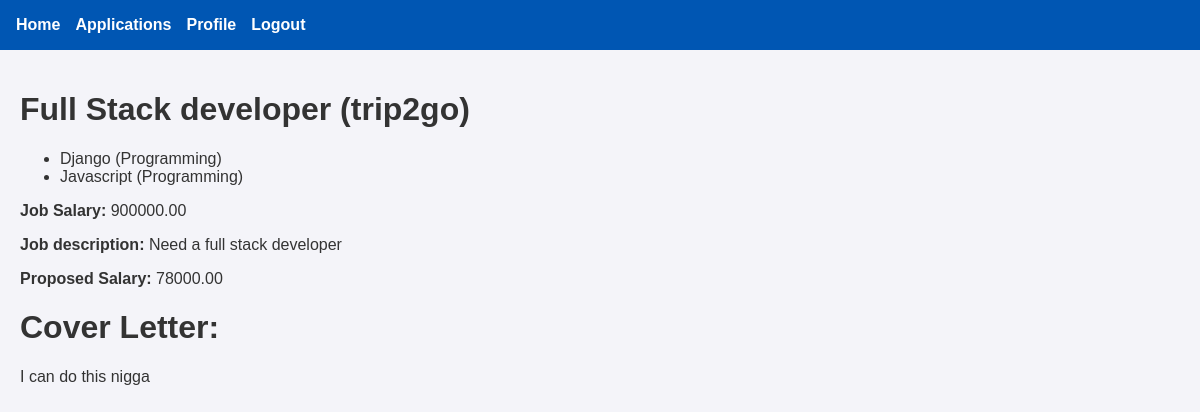
The page /my_application_detail/8 (signed in) on the database its author committed.
### recruiter/models.py (models this page shows, shortened)
class TimeStampedModel(models.Model):
    created_at = models.DateTimeField(auto_now_add=True, db_index=True)
    updated_at = models.DateTimeField(auto_now=True)
    class Meta:
        abstract = True

class Application(TimeStampedModel):
    STATUS_CHOICES = [
        ('applied', 'Applied'),
        ('reviewing', 'Under Review'),
        ('rejected', 'Rejected'),
        ('withdrawn', 'Withdrawn'),
        ('accepted', 'Accepted'),
    ]
    applicant = models.ForeignKey(
        ApplicantProfile,
        on_delete=models.CASCADE,
        related_name="applications"
    )
    job = models.ForeignKey(
        Post,
        on_delete=models.CASCADE,
        related_name="applications",
        limit_choices_to={'post_type': 'job', 'status': 'published'}
    )
    status = models.CharField(
        max_length=20,
        choices=STATUS_CHOICES,
        default='applied',
        db_index=True
    )
    cover_letter = models.TextField(
        blank=True,
        help_text="Cover letter for the job application"
    )
    expected_salary = models.DecimalField(
        max_digits=10,
        decimal_places=2,
        null=True,
        blank=True,
        validators=[MinValueValidator(0)],
        help_text="Your expected salary for this position"
    )
    applied_at = models.DateTimeField(auto_now_add=True)
    status_changed_at = models.DateTimeField(auto_now=True)
    class Meta:
        ordering = ['-applied_at']
        constraints = [
            models.UniqueConstraint(
                fields=['applicant', 'job'],
                name='unique_application_per_applicant_job'
            )
        ]
        indexes = [
            models.Index(fields=['status', 'applied_at']),
            models.Index(fields=['job', 'status']),
        ]

class Post(TimeStampedModel):
    POST_TYPE_CHOICES = [
        ('job', 'Job Position'),
        ('project', 'Project'),
    ]
    STATUS_CHOICES = [
        ('draft', 'Draft'),
        ('published', 'Published'),
        ('closed', 'Closed'),
        ('filled', 'Filled/Completed'),
        ('cancelled', 'Cancelled'),
    ]
    post_type = models.CharField(
        max_length=20,
        choices=POST_TYPE_CHOICES,
        db_index=True
    )
    title = models.CharField(
        max_length=250,
        help_text="Title of the job or project"
    )
    description = models.TextField(
        help_text="Detailed description"
    )
    company = models.ForeignKey(
        Company,
        on_delete=models.CASCADE,
        related_name="posts"
    )
    salary = models.DecimalField(
        max_digits=10,
        decimal_places=2,
        null=True,
        blank=True,
        validators=[MinValueValidator(0)],
        help_text="Annual salary for jobs"
    )
    budget = models.DecimalField(
        max_digits=12,
        decimal_places=2,
        null=True,
        blank=True,
        validators=[MinValueValidator(0)],
        help_text="Total budget for projects"
    )
    status = models.CharField(
        max_length=20,
        choices=STATUS_CHOICES,
        default='draft',
        db_index=True
    )
    is_active = models.BooleanField(default=True, db_index=True)
    is_featured = models.BooleanField(default=False)
    published_at = models.DateTimeField(null=True, blank=True)
    closed_at = models.DateTimeField(null=True, blank=True)
    skills_required = models.ManyToManyField(
        Skill,
        related_name="posts",
        blank=True
    )
    created_by = models.ForeignKey(
        CustomUser,
        on_delete=models.CASCADE,
        related_name="created_posts"
    )
    slug = models.SlugField(blank=True, null=True)
    class Meta:
        ordering = ['-created_at']
        indexes = [
            models.Index(fields=['post_type', 'status', 'is_active']),
            models.Index(fields=['company', 'status']),
            models.Index(fields=['is_featured', 'is_active']),
        ]

class Company(TimeStampedModel):
    name = models.CharField(
        max_length=150,
        unique=True,
        help_text="Official company name"
    )
    location = models.CharField(
        max_length=150,
        help_text="Headquarters location"
    )
    website = models.URLField(
        blank=True,
        help_text="Company website URL"
    )
    description = models.TextField(
        blank=True,
        help_text="Company description and mission"
    )
    industry = models.CharField(
        max_length=100,
        blank=True,
        help_text="Primary industry (e.g., Technology, Healthcare)"
    )
    size = models.PositiveIntegerField(
        null=True,
        blank=True,
        help_text="Number of employees",
        verbose_name="Company Size"
    )
    logo = models.ImageField(
        upload_to='company_logos/%Y/%m/%d/',
        null=True,
        blank=True,
        help_text="Company logo image"
    )
    is_active = models.BooleanField(
        default=True,
        help_text="Whether the company is currently active on the platform"
    )
    class Meta:
        verbose_name_plural = "Companies"
        ordering = ['name']
        indexes = [
            models.Index(fields=['name']),
            models.Index(fields=['industry']),
            models.Index(fields=['is_active']),
        ]
    def __str__(self):
        return self.name

class Skill(TimeStampedModel):
    CATEGORY_CHOICES = [
        ('programming', 'Programming'),
        ('design', 'Design'),
        ('business', 'Business'),
        ('marketing', 'Marketing'),
        ('data', 'Data Science'),
        ('devops', 'DevOps'),
        ('soft', 'Soft Skills'),
        ('other', 'Other'),
    ]
    name = models.CharField(
        max_length=100,
        unique=True,
        help_text="Skill name (e.g., Python, React, Project Management)"
    )
    category = models.CharField(
        max_length=50,
        choices=CATEGORY_CHOICES,
        default='other',
        help_text="Skill category for grouping"
    )
    description = models.TextField(
        blank=True,
        help_text="Brief description of the skill"
    )
    is_popular = models.BooleanField(
        default=False,
        help_text="Mark popular skills for quick selection"
    )
    class Meta:
        ordering = ['name']
        indexes = [
            models.Index(fields=['category']),
            models.Index(fields=['is_popular']),
        ]
    def __str__(self):
        return f"{self.name} ({self.get_category_display()})"

### recruiter/views.py (the view)
# urls.py: path("my_application_detail/<int:pk>", views.view_my_application_detail, name="my_application_detail")
@login_required(login_url='login')
def view_my_application_detail(request, pk):
    if not is_applicant(request.user):
        return HttpResponse("you are not allowed to view this page")
    if not has_applicant_profile(request.user):
        return redirect('applicant_profile')
    application = get_object_or_404(Application, pk = pk, applicant = request.user.applicant_profile )
    return render(request, 'applicant/application_detail.html', {'application':application})

### recruiter/views.py (called while the page is built)
def is_applicant(user):
    return user.user_type == 'applicant'

def has_applicant_profile(user):
    return hasattr(user, 'applicant_profile')

### recruiter/templates/applicant/application_detail.html (shortened to what this page needs)
{% extends "applicant/base.html" %}
    {% block content %}
        <h1>{{ application.job.title }} ({{ application.job.company }})</h1>
        <ul>
            {% for skill in application.job.skills_required.all %}
                <li>{{ skill }}</li>
            {% empty %}
                <li>No required skills for this job</li>
            {% endfor %}
        </ul>
        <p><b>Job Salary:</b> {{ application.job.salary }}</p>
        <p><b>Job description:</b> {{ application.job.description }}</p>
        <p><b>Proposed Salary:</b> {{ application.expected_salary }}</p>
        <h1>Cover Letter:</h1>
        <p>{{ application.cover_letter }}</p>
    {% endblock %}

### recruiter/templates/applicant/base.html (style rules this page uses)
body { font-family: Arial, sans-serif; margin: 0; padding: 0; background-color: #f4f4f9; color: #333; }

### rows shown on the page
Application: job "Full Stack developer", job.company "trip2go", job.salary "900000.00", job.description "Need a full stack developer", expected_salary "78000.00", cover_letter "I can do this nigga"
Skill: name+category "Django (Programming)"
Skill: name+category "Javascript (Programming)"
